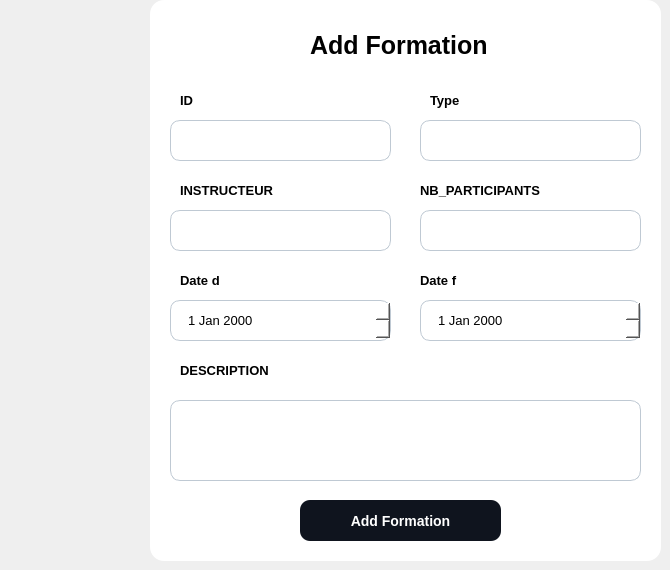
              <widget class="QWidget" name="page_13">
               <widget class="QGroupBox" name="groupBox_7">
                <property name="geometry">
                 <rect>
                  <x>150</x>
                  <y>0</y>
                  <width>511</width>
                  <height>561</height>
                 </rect>
                </property>
                <property name="styleSheet">
                 <string notr="true">background-color :white ; 
border-radius :14px ; 
border: 0 px ; 	</string>
                </property>
                <property name="title">
                 <string/>
                </property>
                <widget class="QLabel" name="title1_10">
                 <property name="geometry">
                  <rect>
                   <x>160</x>
                   <y>30</y>
                   <width>211</width>
                   <height>31</height>
                  </rect>
                 </property>
                 <property name="styleSheet">
                  <string notr="true">QLabel {
	font-size: 25px ; 
	font-weight:bold ; 
	
}</string>
                 </property>
                 <property name="text">
                  <string>Add Formation</string>
                 </property>
                </widget>
                <widget class="QLabel" name="label_54">
                 <property name="geometry">
                  <rect>
                   <x>30</x>
                   <y>90</y>
                   <width>21</width>
                   <height>21</height>
                  </rect>
                 </property>
                 <property name="styleSheet">
                  <string notr="true">font-size:13px;
font-weight:bold ; </string>
                 </property>
                 <property name="text">
                  <string>ID</string>
                 </property>
                </widget>
                <widget class="QLabel" name="label_55">
                 <property name="geometry">
                  <rect>
                   <x>280</x>
                   <y>90</y>
                   <width>41</width>
                   <height>21</height>
                  </rect>
                 </property>
                 <property name="styleSheet">
                  <string notr="true">font-size:13px;
font-weight:bold ; </string>
                 </property>
                 <property name="text">
                  <string>Type</string>
                 </property>
                </widget>
                <widget class="QLineEdit" name="id_formation">
                 <property name="geometry">
                  <rect>
                   <x>20</x>
                   <y>120</y>
                   <width>221</width>
                   <height>41</height>
                  </rect>
                 </property>
                 <property name="styleSheet">
                  <string notr="true">QLineEdit {
	background-color:white ; 
	border-radius:10px ; 
	font-size:13px ; 
	padding-left : 15px ; 
	border:1px solid #BFC9D3 ; 
}</string>
                 </property>
                </widget>
                <widget class="QLineEdit" name="type_formation">
                 <property name="geometry">
                  <rect>
                   <x>270</x>
                   <y>120</y>
                   <width>221</width>
                   <height>41</height>
                  </rect>
                 </property>
                 <property name="styleSheet">
                  <string notr="true">QLineEdit {
	background-color:white ; 
	border-radius:10px ; 
	font-size:13px ; 
	padding-left : 15px ; 
	border:1px solid #BFC9D3 ; 
}</string>
                 </property>
                </widget>
                <widget class="QLabel" name="label_56">
                 <property name="geometry">
                  <rect>
                   <x>30</x>
                   <y>180</y>
                   <width>101</width>
                   <height>21</height>
                  </rect>
                 </property>
                 <property name="styleSheet">
                  <string notr="true">font-size:13px;
font-weight:bold ; </string>
                 </property>
                 <property name="text">
                  <string>INSTRUCTEUR</string>
                 </property>
                </widget>
                <widget class="QLabel" name="label_57">
                 <property name="geometry">
                  <rect>
                   <x>30</x>
                   <y>270</y>
                   <width>51</width>
                   <height>21</height>
                  </rect>
                 </property>
                 <property name="styleSheet">
                  <string notr="true">font-size:13px;
font-weight:bold ; </string>
                 </property>
                 <property name="text">
                  <string>Date d</string>
                 </property>
                </widget>
                <widget class="QPushButton" name="add_entr_2">
                 <property name="geometry">
                  <rect>
                   <x>150</x>
                   <y>500</y>
                   <width>201</width>
                   <height>41</height>
                  </rect>
                 </property>
                 <property name="cursor">
                  <cursorShape>PointingHandCursor</cursorShape>
                 </property>
                 <property name="styleSheet">
                  <string notr="true">QPushButton {
	background-color:#0F141E ; 
	border-radius:10px ; 
	color : white ; 
	font-size:14px ; 
	font-weight:bold; 
}

QPushButton::hover {
	background-color:#4AC7EA ; 
	color:white ; 
}</string>
                 </property>
                 <property name="text">
                  <string>Add Formation</string>
                 </property>
                </widget>
                <widget class="QLineEdit" name="instructor_formation">
                 <property name="geometry">
                  <rect>
                   <x>20</x>
                   <y>210</y>
                   <width>221</width>
                   <height>41</height>
                  </rect>
                 </property>
                 <property name="styleSheet">
                  <string notr="true">QLineEdit {
	background-color:white ; 
	border-radius:10px ; 
	font-size:13px ; 
	padding-left : 15px ; 
	border:1px solid #BFC9D3 ; 

}</string>
                 </property>
                </widget>
                <widget class="QLineEdit" name="nb_participants_formation">
                 <property name="geometry">
                  <rect>
                   <x>270</x>
                   <y>210</y>
                   <width>221</width>
                   <height>41</height>
                  </rect>
                 </property>
                 <property name="styleSheet">
                  <string notr="true">QLineEdit {
	background-color:white ; 
	border-radius:10px ; 
	font-size:13px ; 
	padding-left : 15px ; 
	border:1px solid #BFC9D3 ; 

}</string>
                 </property>
                </widget>
                <widget class="QLabel" name="label_59">
                 <property name="geometry">
                  <rect>
                   <x>270</x>
                   <y>180</y>
                   <width>141</width>
                   <height>21</height>
                  </rect>
                 </property>
                 <property name="styleSheet">
                  <string notr="true">font-size:13px;
font-weight:bold ; </string>
                 </property>
                 <property name="text">
                  <string>NB_PARTICIPANTS</string>
                 </property>
                </widget>
                <widget class="QDateEdit" name="date_f_formation">
                 <property name="geometry">
                  <rect>
                   <x>270</x>
                   <y>300</y>
                   <width>221</width>
                   <height>41</height>
                  </rect>
                 </property>
                 <property name="styleSheet">
                  <string notr="true">
	background-color:white ; 
	border-radius:10px ; 
	font-size:13px ; 
	padding-left : 15px ; 
	border:1px solid #BFC9D3 ; 

</string>
                 </property>
                </widget>
                <widget class="QLabel" name="label_58">
                 <property name="geometry">
                  <rect>
                   <x>270</x>
                   <y>270</y>
                   <width>61</width>
                   <height>21</height>
                  </rect>
                 </property>
                 <property name="styleSheet">
                  <string notr="true">font-size:13px;
font-weight:bold ; </string>
                 </property>
                 <property name="text">
                  <string>Date f</string>
                 </property>
                </widget>
                <widget class="QDateEdit" name="date_d_formation">
                 <property name="geometry">
                  <rect>
                   <x>20</x>
                   <y>300</y>
                   <width>221</width>
                   <height>41</height>
                  </rect>
                 </property>
                 <property name="styleSheet">
                  <string notr="true">	background-color:white ; 
	border-radius:10px ; 
	font-size:13px ; 
	padding-left : 15px ; 
	border:1px solid #BFC9D3 ; 
</string>
                 </property>
                </widget>
                <widget class="QLabel" name="label_60">
                 <property name="geometry">
                  <rect>
                   <x>30</x>
                   <y>360</y>
                   <width>101</width>
                   <height>21</height>
                  </rect>
                 </property>
                 <property name="styleSheet">
                  <string notr="true">font-size:13px;
font-weight:bold ; </string>
                 </property>
                 <property name="text">
                  <string>DESCRIPTION</string>
                 </property>
                </widget>
                <widget class="QTextEdit" name="desc_formation">
                 <property name="geometry">
                  <rect>
                   <x>20</x>
                   <y>400</y>
                   <width>471</width>
                   <height>81</height>
                  </rect>
                 </property>
                 <property name="styleSheet">
                  <string notr="true">	background-color:white ; 
	border-radius:10px ; 
	font-size:13px ; 
	padding-left : 15px ; 
	border:1px solid #BFC9D3 ; </string>
                 </property>
                </widget>
               </widget>
              </widget>
